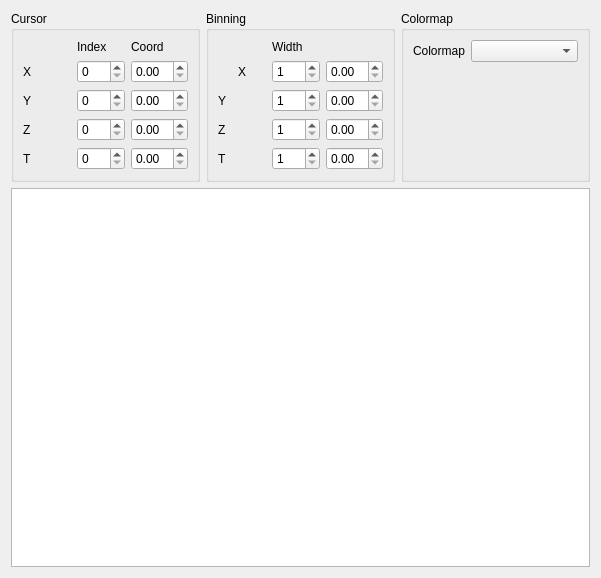
<?xml version="1.0" encoding="UTF-8"?>
<ui version="4.0">
 <class>Form</class>
 <widget class="QWidget" name="Form">
  <property name="geometry">
   <rect>
    <x>0</x>
    <y>0</y>
    <width>601</width>
    <height>578</height>
   </rect>
  </property>
  <property name="windowTitle">
   <string>Form</string>
  </property>
  <layout class="QVBoxLayout" name="verticalLayout">
   <item>
    <layout class="QHBoxLayout" name="horizontalLayout">
     <item>
      <widget class="QGroupBox" name="groupBox">
       <property name="title">
        <string>Cursor</string>
       </property>
       <layout class="QGridLayout" name="gridLayout">
        <item row="0" column="2">
         <widget class="QLabel" name="label_5">
          <property name="text">
           <string>Coord</string>
          </property>
         </widget>
        </item>
        <item row="1" column="2">
         <widget class="QDoubleSpinBox" name="x_c_sb"/>
        </item>
        <item row="1" column="0">
         <widget class="QLabel" name="label">
          <property name="text">
           <string>X</string>
          </property>
         </widget>
        </item>
        <item row="0" column="1">
         <widget class="QLabel" name="label_4">
          <property name="text">
           <string>Index</string>
          </property>
         </widget>
        </item>
        <item row="4" column="2">
         <widget class="QDoubleSpinBox" name="y_"/>
        </item>
        <item row="5" column="2">
         <widget class="QDoubleSpinBox" name="doubleSpinBox_3"/>
        </item>
        <item row="5" column="0">
         <widget class="QLabel" name="label_3">
          <property name="text">
           <string>Z</string>
          </property>
         </widget>
        </item>
        <item row="4" column="0">
         <widget class="QLabel" name="label_2">
          <property name="text">
           <string>Y</string>
          </property>
         </widget>
        </item>
        <item row="4" column="1">
         <widget class="QSpinBox" name="spinBox_2"/>
        </item>
        <item row="5" column="1">
         <widget class="QSpinBox" name="spinBox"/>
        </item>
        <item row="1" column="1">
         <widget class="QSpinBox" name="spinBox_3"/>
        </item>
        <item row="6" column="0">
         <widget class="QLabel" name="label_11">
          <property name="text">
           <string>T</string>
          </property>
         </widget>
        </item>
        <item row="6" column="1">
         <widget class="QSpinBox" name="spinBox_7"/>
        </item>
        <item row="6" column="2">
         <widget class="QDoubleSpinBox" name="doubleSpinBox"/>
        </item>
       </layout>
      </widget>
     </item>
     <item>
      <widget class="QGroupBox" name="groupBox_2">
       <property name="title">
        <string>Binning</string>
       </property>
       <layout class="QGridLayout" name="gridLayout_2">
        <item row="1" column="2">
         <widget class="QDoubleSpinBox" name="doubleSpinBox_4"/>
        </item>
        <item row="3" column="1">
         <widget class="QSpinBox" name="spinBox_6">
          <property name="minimum">
           <number>1</number>
          </property>
         </widget>
        </item>
        <item row="3" column="2">
         <widget class="QDoubleSpinBox" name="doubleSpinBox_6"/>
        </item>
        <item row="0" column="1" colspan="2">
         <widget class="QLabel" name="label_9">
          <property name="text">
           <string>Width</string>
          </property>
         </widget>
        </item>
        <item row="1" column="0">
         <widget class="QLabel" name="label_6">
          <property name="text">
           <string>X</string>
          </property>
          <property name="alignment">
           <set>Qt::AlignCenter</set>
          </property>
         </widget>
        </item>
        <item row="3" column="0">
         <widget class="QLabel" name="label_8">
          <property name="text">
           <string>Z</string>
          </property>
         </widget>
        </item>
        <item row="1" column="1">
         <widget class="QSpinBox" name="spinBox_4">
          <property name="minimum">
           <number>1</number>
          </property>
         </widget>
        </item>
        <item row="2" column="1">
         <widget class="QSpinBox" name="spinBox_5">
          <property name="minimum">
           <number>1</number>
          </property>
         </widget>
        </item>
        <item row="2" column="0">
         <widget class="QLabel" name="label_7">
          <property name="text">
           <string>Y</string>
          </property>
         </widget>
        </item>
        <item row="2" column="2">
         <widget class="QDoubleSpinBox" name="doubleSpinBox_5"/>
        </item>
        <item row="4" column="0">
         <widget class="QLabel" name="label_12">
          <property name="text">
           <string>T</string>
          </property>
         </widget>
        </item>
        <item row="4" column="1">
         <widget class="QSpinBox" name="spinBox_8">
          <property name="minimum">
           <number>1</number>
          </property>
         </widget>
        </item>
        <item row="4" column="2">
         <widget class="QDoubleSpinBox" name="doubleSpinBox_2"/>
        </item>
       </layout>
      </widget>
     </item>
     <item>
      <widget class="QGroupBox" name="colormap">
       <property name="title">
        <string>Colormap</string>
       </property>
       <layout class="QFormLayout" name="formLayout">
        <item row="0" column="0">
         <widget class="QLabel" name="label_10">
          <property name="text">
           <string>Colormap</string>
          </property>
         </widget>
        </item>
        <item row="0" column="1">
         <widget class="QComboBox" name="comboBox">
          <property name="currentText">
           <string/>
          </property>
         </widget>
        </item>
       </layout>
      </widget>
     </item>
    </layout>
   </item>
   <item>
    <widget class="GraphicsLayoutWidget" name="pgwin"/>
   </item>
  </layout>
 </widget>
 <customwidgets>
  <customwidget>
   <class>GraphicsLayoutWidget</class>
   <extends>QGraphicsView</extends>
   <header>pyqtgraph</header>
  </customwidget>
 </customwidgets>
 <resources/>
 <connections/>
</ui>
